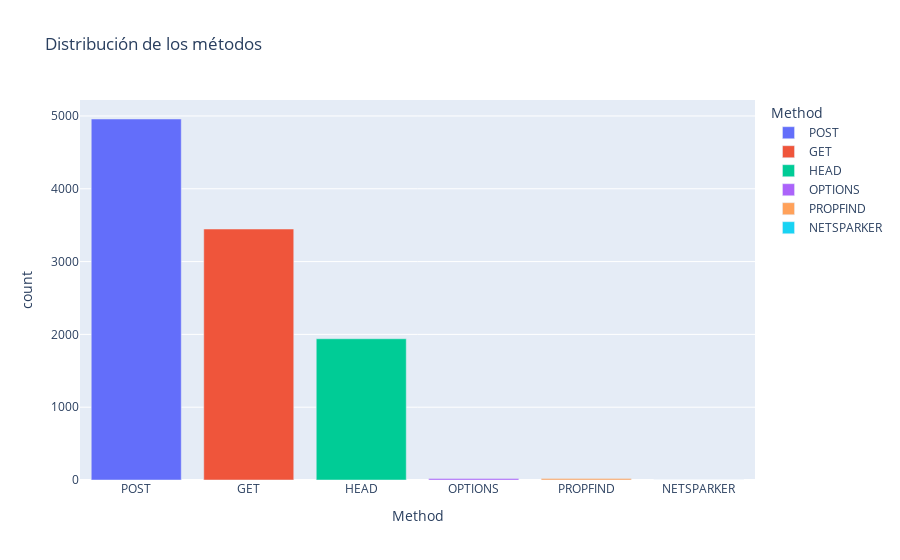

Notebook code for this chart:
### Code cell
fig = px.bar(metodos, x='Method', y='count', color='Method', title='Distribución de los métodos')

fig.show()

### Figure 1 — Plotly figure (JSON) as saved in the notebook; plotly's stock layout.template omitted (floating-point values rounded to 4 significant figures)
{"data": [{"alignmentgroup": "True", "hovertemplate": "Method=%{x}<br>count=%{y}<extra></extra>", "legendgroup": "POST", "marker": {"color": "#636efa", "pattern": {"shape": ""}}, "name": "POST", "offsetgroup": "POST", "orientation": "v", "showlegend": true, "textposition": "auto", "type": "bar", "x": ["POST"], "xaxis": "x", "y": [4958], "yaxis": "y"}, {"alignmentgroup": "True", "hovertemplate": "Method=%{x}<br>count=%{y}<extra></extra>", "legendgroup": "GET", "marker": {"color": "#EF553B", "pattern": {"shape": ""}}, "name": "GET", "offsetgroup": "GET", "orientation": "v", "showlegend": true, "textposition": "auto", "type": "bar", "x": ["GET"], "xaxis": "x", "y": [3447], "yaxis": "y"}, {"alignmentgroup": "True", "hovertemplate": "Method=%{x}<br>count=%{y}<extra></extra>", "legendgroup": "HEAD", "marker": {"color": "#00cc96", "pattern": {"shape": ""}}, "name": "HEAD", "offsetgroup": "HEAD", "orientation": "v", "showlegend": true, "textposition": "auto", "type": "bar", "x": ["HEAD"], "xaxis": "x", "y": [1940], "yaxis": "y"}, {"alignmentgroup": "True", "hovertemplate": "Method=%{x}<br>count=%{y}<extra></extra>", "legendgroup": "OPTIONS", "marker": {"color": "#ab63fa", "pattern": {"shape": ""}}, "name": "OPTIONS", "offsetgroup": "OPTIONS", "orientation": "v", "showlegend": true, "textposition": "auto", "type": "bar", "x": ["OPTIONS"], "xaxis": "x", "y": [21], "yaxis": "y"}, {"alignmentgroup": "True", "hovertemplate": "Method=%{x}<br>count=%{y}<extra></extra>", "legendgroup": "PROPFIND", "marker": {"color": "#FFA15A", "pattern": {"shape": ""}}, "name": "PROPFIND", "offsetgroup": "PROPFIND", "orientation": "v", "showlegend": true, "textposition": "auto", "type": "bar", "x": ["PROPFIND"], "xaxis": "x", "y": [19], "yaxis": "y"}, {"alignmentgroup": "True", "hovertemplate": "Method=%{x}<br>count=%{y}<extra></extra>", "legendgroup": "NETSPARKER", "marker": {"color": "#19d3f3", "pattern": {"shape": ""}}, "name": "NETSPARKER", "offsetgroup": "NETSPARKER", "orientation": "v", "showlegend": true, "textposition": "auto", "type": "bar", "x": ["NETSPARKER"], "xaxis": "x", "y": [1], "yaxis": "y"}], "layout": {"barmode": "relative", "legend": {"title": {"text": "Method"}, "tracegroupgap": 0}, "title": {"text": "Distribución de los métodos"}, "xaxis": {"anchor": "y", "categoryarray": ["POST", "GET", "HEAD", "OPTIONS", "PROPFIND", "NETSPARKER"], "categoryorder": "array", "domain": [0, 1], "title": {"text": "Method"}}, "yaxis": {"anchor": "x", "domain": [0, 1], "title": {"text": "count"}}}}
